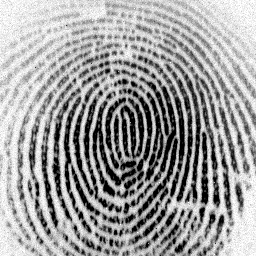
%> input picture fingerprint1.bmp, 256 x 256 px
$ octave fprec.m   (GNU Octave 9; MATLAB toolbox functions it lacks are replaced by stand-ins)
%> lines starting %> are read from the running program, lines starting %| are printed output that depends on the picture; in (x1, y1, x2, y2) boxes, pixels count from 0 and x2, y2 are one past the last pixel; in counts of white or black regions, pixels touching at a corner belong together; the program's own positions count from 1
### centralizing.m
function [Outputprint,XofCenter,YofCenter] = centralizing(fingerprint,ctrl)
%中心化，滤波器需要
global immagine n_bands h_bands n_arcs h_radius h_lato n_sectors matrice filterpic

x=[-16:1:16];
y=[-16:1:16];
dimx=size(x,2);%33
dimy=size(y,2);%33
% 滤波器参数
varianza=sqrt(55);
ordine=1;
gamma=2;
filtro_core=zeros(dimx,dimy);
filtro_delta=zeros(dimx,dimy);
for ii=1:dimx
    for jj=1:dimy
        esponente=exp(-(x(ii)^2+y(jj)^2)/(2*varianza^2));
        fattore=x(ii)+i*y(jj);
        filtro_core(ii,jj)=esponente*fattore^ordine;
        fattore=x(ii)-i*y(jj);
        filtro_delta(ii,jj)=esponente*fattore^ordine;
    end
end
%------------------------------------
%------------高斯低通滤波器-----------
%------------------------------------
x=[-16:1:16];
y=[-16:1:16];
dimx=size(x,2);
dimy=size(y,2);
varianza=sqrt(1.2);
filtro=zeros(dimx,dimy);
for ii=1:dimx
    for jj=1:dimy
        esponente=exp(-(x(ii)^2+y(jj)^2)/(2*varianza^2));
        filtro(ii,jj)=esponente;
    end
end
% 归一化
filtro=filtro/sum(sum(filtro));
%------------------------------------
img=fingerprint;
img=double(img);
%------------------------------------
[gx,gy]=gradient(img); %差分图
num=(gx+i*gy).^2;
den=abs((gx+i*gy).^2);
pos=find(den);
num(pos)=num(pos)./den(pos);
z=zeros(size(img,1),size(img,2));
z(pos)=num(pos);
pos=find(den==0);
z(pos)=1;%找点

filterpic=z;
%imshow(z)
angle=0;
bxv=8;
byv=8;
bxc=64;
byc=64;
soglia_var=20;
dimseclose=10;  % 闭运算
dimseerode=44;  % 腐蚀
maxcore=200;    % 扫描中的最大特征点数
[dimx,dimy]=size(fingerprint);%dimx dimy分别为图像的宽度和高度
%---------------------------
temp=z;%找点
[temp,dimxt,dimyt]=mirror(temp);
z_f=conv2fft(temp,filtro_core,'same');
z_f=recrop(z_f,dimxt,dimyt);
z_f=abs(z_f);


%---------------------------
%----------------------------
% resize--------------------
imgd=double(fingerprint);
dimxr=dimx-mod(dimx,bxv);
dimyr=dimy-mod(dimy,byv);
imgr=imgd(1:dimxr,1:dimyr);
%---------------------------
nbx=dimxr/bxv;
nby=dimyr/byv;
mat_var=zeros(dimxr,dimyr);
for ii=1:nbx
    for jj=1:nby
        blocco=imgr((ii-1)*bxv+1:ii*bxv,(jj-1)*byv+1:jj*byv);
        media=sum(sum(blocco))/(bxv*byv);
        varianza=1/(bxv*byv)*sum(sum(abs(media.^2-blocco.^2)));
        mat_var((ii-1)*bxv+1:ii*bxv,(jj-1)*byv+1:jj*byv)=sqrt(varianza);
    end
end
mat_ok=zeros(dimxr,dimyr);
pos=find(mat_var>soglia_var);
mat_ok(pos)=1;
mat_ok(dimx,dimy)=0;
mat_ok=imclose(mat_ok,ones(dimseclose));
mat_ok=imerode(mat_ok,ones(dimseerode));

%--------------------------------------------------------------------------
dimxr=dimx-mod(dimx,bxc);
dimyr=dimy-mod(dimy,byc);
imgr=imgd(1:dimxr,1:dimyr);
matrice_finale=z_f.*mat_ok;
%--------------------------------------------------------------------------
[massimo_vettore,posizione_vettore]=max(matrice_finale);
[massimo,posizione]=max(massimo_vettore);
y_max=posizione;
x_max=posizione_vettore(posizione);

XofCenter=y_max;
YofCenter=x_max;
Outputprint=zeros(50);

### mirror.m
function [out,dimxt,dimyt]=mirror(in)
% 镜像
[dimxt,dimyt]=size(in);

in_memo=in;

extx=20;
exty=20;

out=zeros(dimxt+2*extx,dimyt+2*exty);
out(extx+1:extx+dimxt,exty+1:exty+dimyt)=in_memo;

for ii=1:extx
    out(extx-ii+1,:)=out(extx+ii,:);
    out(extx+dimxt+ii,:)=out(extx+dimxt-ii+1,:);
end

for ii=1:exty
    out(:,exty-ii+1)=out(:,exty+ii);
    out(:,exty+dimyt+ii)=out(:,exty+dimyt-ii+1);
end

### conv2fft.m
function [out] = conv2fft(z1,z2,shape,shape2)
%CONV2FFT

if ((nargin==3)&&(isa(shape,'char')))
    if strcmp(shape,'same')
        z1x=size(z1,1);
        z1y=size(z1,2);
        z2x=size(z2,1);
        z2y=size(z2,2);

        if any(any(imag(z1)))||any(any(imag(z2)))
            out=(ifft2(fft2(z1,z1x+z2x-1,z1y+z2y-1).*fft2(z2,z1x+z2x-1,z1y+z2y-1)));
        else
            out=real(ifft2(fft2(z1,z1x+z2x-1,z1y+z2y-1).*fft2(z2,z1x+z2x-1,z1y+z2y-1)));
        end


        px=((z2x-1)+mod((z2x-1),2))/2;
        py=((z2y-1)+mod((z2y-1),2))/2;

        out=out(px+1:px+z1x,py+1:py+z1y);
        return;
    end

    if strcmp(shape,'full')
        z1x=size(z1,1);
        z1y=size(z1,2);
        z2x=size(z2,1);
        z2y=size(z2,2);

        if any(any(imag(z1)))||any(any(imag(z2)))
            out=(ifft2(fft2(z1,z1x+z2x-1,z1y+z2y-1).*fft2(z2,z1x+z2x-1,z1y+z2y-1)));
        else
            out=real(ifft2(fft2(z1,z1x+z2x-1,z1y+z2y-1).*fft2(z2,z1x+z2x-1,z1y+z2y-1)));
        end

        return;
    end

    if strcmp(shape,'valid')
        z1x=size(z1,1);
        z1y=size(z1,2);
        z2x=size(z2,1);
        z2y=size(z2,2);
        if ((z1x<z2x)||(z1y<z2y))
            out=[];
            return;
        else
        end
        if any(any(imag(z1)))||any(any(imag(z2)))
            out=(ifft2(fft2(z1,z1x+z2x-1,z1y+z2y-1).*fft2(z2,z1x+z2x-1,z1y+z2y-1)));
        else
            out=real(ifft2(fft2(z1,z1x+z2x-1,z1y+z2y-1).*fft2(z2,z1x+z2x-1,z1y+z2y-1)));
        end

        px=z2x;
        py=z2y;

        out=out(px:px+z1x-z2x,py:py+z1y-z2y);
        return;
    end
end
%--------------------------------------------------------------------------

if (nargin==2)
    z1x=size(z1,1);
    z1y=size(z1,2);
    z2x=size(z2,1);
    z2y=size(z2,2);

    if any(any(imag(z1)))||any(any(imag(z2)))
        out=(ifft2(fft2(z1,z1x+z2x-1,z1y+z2y-1).*fft2(z2,z1x+z2x-1,z1y+z2y-1)));
    else
        out=real(ifft2(fft2(z1,z1x+z2x-1,z1y+z2y-1).*fft2(z2,z1x+z2x-1,z1y+z2y-1)));
    end

    return;
end
%--------------------------------------------------------------------------

if (isa(shape,'double'))
    %--------------------------

    if (nargin==3)
        a=shape;
        c=z1;
        r=z2;

        [ax,ay]=size(a);
        [rx,ry]=size(r);
        [cx,cy]=size(c);

        if size(convfft(a(1,:),r),1)==1
            for ii=1:ax
                y2(ii,:)=convfft(a(ii,:),r);
            end
        else
            for ii=1:ax
                y2(ii,:)=convfft(a(ii,:),r)';
            end
        end

        [y2x,y2y]=size(y2);
        if size(convfft(y2(:,1),c),1)==1
            for ii=1:y2y
                y3(:,ii)=convfft(y2(:,ii),c)';
            end
        else
            for ii=1:y2y
                y3(:,ii)=convfft(y2(:,ii),c);
            end
        end


        out=y3;
        return;
    end
    %-------------------------
    if (nargin==4)
        a=shape;
        c=z1;
        r=z2;

        [ax,ay]=size(a);
        [rx,ry]=size(r);
        [cx,cy]=size(c);

        if cx==1
            dimx=cy;
        else
            dimx=cx;
        end
        if rx==1
            dimy=ry;
        else
            dimy=rx;
        end


        if size(convfft(a(1,:),r),1)==1
            for ii=1:ax
                y2(ii,:)=convfft(a(ii,:),r);
            end
        else
            for ii=1:ax
                y2(ii,:)=convfft(a(ii,:),r)';
            end
        end

        [y2x,y2y]=size(y2);

        if size(convfft(y2(:,1),c),1)==1
            for ii=1:y2y
                y3(:,ii)=convfft(y2(:,ii),c)';
            end
        else
            for ii=1:y2y
                y3(:,ii)=convfft(y2(:,ii),c);
            end
        end

        out=y3;

        [outx,outy]=size(out);
        %---------------------------------------------
        if strcmp(shape2,'full')
            return;
        end
        %---------------------------------------------
        if strcmp(shape2,'valid')
            lx=ax-dimx+1;
            ly=ay-dimy+1;
            if (dimx>outx)||(dimy>outy)||(dimx+lx-1>outx)||(dimy+ly-1>outy)
                out=[];
                return;
            else
                out=out(dimx:dimx+lx-1,dimy:dimy+ly-1);
                return;
            end
        end
        %---------------------------------------------
        if strcmp(shape2,'same')
            lx=ax;
            ly=ay;
            px=((dimx-1)+mod((dimx-1),2))/2;
            py=((dimy-1)+mod((dimy-1),2))/2;

            out=out(px+1:px+ax,py+1:py+ay);
            return;
        end
        %---------------------------------------------

    end
    %-------------------------
end

### cropping.m
function [CroppedPrint] = cropping(XofCenter,YofCenter,CentralizedPrint)
%图像分割
global immagine n_bands h_bands n_arcs h_radius h_lato n_sectors matrice


N = h_lato;
M=size(CentralizedPrint,1);

imgN=size(CentralizedPrint,1);
imgM=size(CentralizedPrint,2);

if (YofCenter-floor(N/2)<1)||(YofCenter+floor(N/2)>imgN)||(XofCenter-floor(N/2)<1)||(XofCenter+floor(N/2)>imgM)
    temp=zeros(imgN+2*h_lato,imgM+2*h_lato);
    temp(h_lato+1:h_lato+imgN,h_lato+1:h_lato+imgM)=CentralizedPrint;
    CroppedPrint=temp(YofCenter-floor(N/2)+h_lato:YofCenter+floor(N/2)+h_lato,XofCenter-floor(N/2)+h_lato:XofCenter+floor(N/2)+h_lato);
 %   figure('Name','CroppedPrint');
 %   imshow(CroppedPrint);
    return;
else
    CroppedPrint=CentralizedPrint(YofCenter-floor(N/2):YofCenter+floor(N/2),XofCenter-floor(N/2):XofCenter+floor(N/2));
 %   figure('Name','CroppedPrint');
 %   imshow(CroppedPrint);
    return;
end

### sector_norm.m
function [disk,vector] = sector_norm( image , mode )
%图像归一化
global immagine n_bands h_bands n_arcs h_radius h_lato n_sectors matrice

% 裁剪后图片为 (175 x 175)
N=h_lato;
% 集合数目
M=n_sectors+2;

size_m=N*N;


mean_s=zeros(M,1);
varn_s=zeros(M,1);
num_s=zeros(M,1);
image1=zeros(h_lato);
Mo=100;
Vo=100;

%mod 0

if mode==0
    for ( i=1:1:size_m)

        tmp=matrice(i);
        tmp=tmp+1;

        mean_s(tmp)= mean_s(tmp)+image(i);
        num_s(tmp)=num_s(tmp)+1;

    end
    for (i=1:1:M)
        mean_s(i)=mean_s(i)/num_s(i);
    end
    for ( i=1:1:size_m)
        tmp=matrice(i);

        tmp=tmp+1;

        varn_s(tmp)= varn_s(tmp) + (image(i)- mean_s(tmp))^2;

    end
    for (i=1:1:M)
        varn_s(i)= varn_s(i) / num_s(i);
    end
    for ( i=1:1:size_m)
        tmp=matrice(i);

        tmp=tmp+1;
        if (abs(varn_s(tmp))>1)
            if ((image(i) - mean_s(tmp))<0)
                image1(i)=Mo - (Vo/varn_s(tmp)*((image(i) - mean_s(tmp))^2))^0.5;
            else
                image1(i)=Mo + (Vo/varn_s(tmp)*((image(i) - mean_s(tmp))^2))^0.5;
            end
        else
            image1(i)=Mo;
        end
    end
    disk=image1;
    vector=varn_s;
end

%mode 1

if mode==1
    for ( i=1:1:size_m)

        tmp=matrice(i);
        tmp=tmp+1;

        mean_s(tmp)= mean_s(tmp)+image(i);
        num_s(tmp)=num_s(tmp)+1;

    end
    for (i=1:1:M)
        mean_s(i)=mean_s(i)/num_s(i);
    end
    for ( i=1:1:size_m)
        tmp=matrice(i);

        tmp=tmp+1;

        varn_s(tmp)= varn_s(tmp) + (image(i)- mean_s(tmp))^2;

    end
    for (i=1:1:M)
        varn_s(i)= varn_s(i) / num_s(i);
    end
    for (i=1:1:size_m)
        tmp=matrice(i);

        tmp=tmp+1;
        image1(i)=varn_s(tmp);
    end
    vettore=zeros(M,1);
    for ( i=1:1:size_m)
        tmp=matrice(i);

        tmp=tmp+1;

        vettore(tmp)= vettore(tmp) + abs(image(i)- mean_s(tmp));

    end
    for (i=1:1:M)
        vettore(i)=vettore(i)/num_s(i);
    end
    disk=image1;
    vector=vettore;
end

### gabor2d_sub.m
function [gaborp_2d]=gabor2d_sub(angle,num_disk)
%gabor滤波器参数计算
global immagine n_bands h_bands n_arcs h_radius h_lato n_sectors matrice


variance=32;
k=10;

x=cos(angle*pi/num_disk);
y=sin(angle*pi/num_disk);
w=(2*pi)/k;

p=0;
m=0;
for (i=-16:1:16)
   p=p+1;
   sinp(p)=i*y;
   cosp(p)=i*x;
   for (j=-16:1:16)
      m=m+1;
      x_s(m)=i;
      y_s(m)=j;
   end
end

p=0;
for (j=1:1:33)
   for (i=1:1:33)
      p=p+1;
      xx(p)=sinp(i)+cosp(j);
      yy(p)=cosp(i)-sinp(j);
      gaborp(p)=1*exp(-((xx(p)*xx(p))+(yy(p)*yy(p)))/variance)*cos(w*xx(p));
      gaborp_2d(i,j)=gaborp(p);
   end
end

### whichsector.m
function [sector_num] = whichsector(index)

global immagine n_bands h_bands n_arcs h_radius h_lato n_sectors matrice

length = h_lato;
x = rem( index , length );
y = floor(index / length);

x = x - floor(length / 2);
y = y - floor(length / 2);

rad = (x*x) + (y*y);
if rad < (h_radius*h_radius)
    sector_num = (n_sectors-1)+1;
    sector_num;
    return
end

if rad >= (h_bands*n_bands+h_radius)^2
    sector_num = (n_sectors-1)+2;
    sector_num;
    return
end

if x ~= 0
    theta = atan( y / x );
else
    if y > 0
        theta = pi/2;
    else
        theta = -pi/2;
    end
end

if x < 0
    theta = theta + pi;
else
    if theta < 0
        theta = theta + 2*pi;
    end
end

if theta < 0
    theta = theta + 2*pi;
end

r = floor(rad ^ 0.5);
ring = floor(( r-h_radius )/h_bands);
arc = floor(theta /(2*pi/n_arcs));

sector_num = ring * n_arcs + arc;

### recrop.m
function [out]=recrop(in,dimxt,dimyt)
% recroppping

extx=20;
exty=20;

out=in(extx+1:extx+dimxt,exty+1:exty+dimyt);

### fprec.m
 % 输入为 256 x 256 image 8-bit grayscale
clear;
clc;
close all;
global immagine n_bands h_bands n_arcs h_radius h_lato n_sectors matrice num_disk filterpic


n_bands=4;
h_bands=20;
n_arcs=16;
h_radius=12;
h_lato=h_radius+(n_bands*h_bands*2)+16;
if mod(h_lato,2)==0
    h_lato=h_lato-1;
end
n_sectors=n_bands*n_arcs;
matrice=zeros(h_lato);
for ii=1:(h_lato*h_lato)
    matrice(ii)=whichsector(ii);
end
num_disk=8;
% 1--> 添加数据库
% 0--> 识别
%ok=0;
chos=0;
possibility=5;

%messaggio='Insert the number of set: each set determins a class. This set should include a number of images for each person, with some variations in expression and in the lighting.';
while chos~=possibility,
    chos=menu('指纹识别系统','选择图片添加至数据库','选择图片进行指纹识别','删除数据库',...
       'Garbor滤波器','退出'); %'指纹图片显示'
%> the answer given: 1
    %--------------------------------------------------------------------------
    %--------------------------------------------------------------------------
    %--------------------------------------------------------------------------
    % 计算指纹特征值并添加至数据库
    if chos==1
        clc;
        close all;
        selezionato=0;
        while selezionato==0
            [namefile,pathname]=uigetfile({'*.bmp;*.tif;*.tiff;*.jpg;*.jpeg;*.gif','IMAGE Files (*.bmp,*.tif,*.tiff,*.jpg,*.jpeg,*.gif)'},'Chose GrayScale Image');
%> the answer given: fingerprint1.bmp
            if namefile~=0
                [img,map]=imread(strcat(pathname,namefile));
%> img is the input picture: size 256x256 uint8; min 0, max 255, mean 160.1
%> map = 256 rows, first 12: [0 0 0; 0.00392 0.00392 0.00392; 0.00784 0.00784 0.00784; 0.0118 0.0118 0.0118; 0.0157 0.0157 0.0157; 0.0196 0.0196 0.0196; 0.0235 0.0235 0.0235; 0.0275 0.0275 0.0275; 0.0314 0.0314 0.0314; 0.0353 0.0353 0.0353; 0.0392 0.0392 0.0392; 0.0431 0.0431 0.0431]
                selezionato=1;
            else
              disp('请选择灰度图像');
            end
        end

        immagine=double(img);%图片加载

        if isa(img,'uint8') %判断灰度图像的位数
            graylevmax=2^8-1;
        end
        if isa(img,'uint16') %判断灰度图像的位数
            graylevmax=2^16-1;
        end
        if isa(img,'uint32') %判断灰度图像的位数
            graylevmax=2^32-1;
        end


        fingerprint = immagine;%指纹图像

        N=h_lato;

        [BinarizedPrint,XofCenter,YofCenter]=centralizing(fingerprint,0);
%> in centralizing, `pos=find(den);`: pos = 64604 values from 1 to 65536
%> in centralizing, `pos=find(den==0);`: pos = 932 values from 16 to 65521
%> in centralizing, `[temp,dimxt,dimyt]=mirror(temp);`: dimxt = 256
%> after the loop in centralizing, `for ii=1:nbx`:
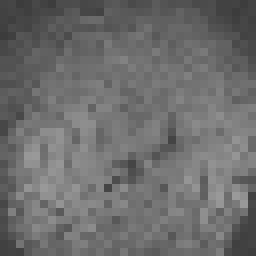
%> mat_var: size 256x256 double; min 60.18, max 154.3, mean 108.9
%> in centralizing, `pos=find(mat_var>soglia_var);`: pos = 65536 values from 1 to 65536
%> in centralizing, `mat_ok(dimx,dimy)=0;`:
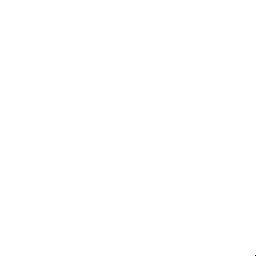
%> mat_ok: size 256x256 double; values 0 (black) and 1 (white), 100% white; black in thin lines or dots, all inside (x1, y1, x2, y2) = (255, 255, 256, 256)
%> in centralizing, `[massimo_vettore,posizione_vettore]=max(matrice_finale);`: massimo_vettore = 256 values, max 1048.1 at index 122, min 186.4 at index 2, mean 444.3; posizione_vettore = 256 values, max 243 at index 13, min 66 at index 169, mean 166
%> in centralizing, `[massimo,posizione]=max(massimo_vettore);`: massimo = 1048.1; posizione = 122
%> in centralizing, `x_max=posizione_vettore(posizione);`: x_max = 110
%> in centralizing, `XofCenter=y_max;`: XofCenter = 122
%> in centralizing, `YofCenter=x_max;`: YofCenter = 110
%> BinarizedPrint: size 50x50 double; every value is 0
%> XofCenter = 122; YofCenter = 110
        [CroppedPrint]=cropping(XofCenter,YofCenter,fingerprint);%裁剪

        figure('name','加载图像信息');
        subplot(131)
        imshow(img);
        title('原始指纹图片')
        subplot(132)
        imshow(CroppedPrint);
        title('二值指纹裁剪图片')
        subplot(133)
        imshow(filterpic);
        title('滤波后图片')
        [NormalizedPrint,vector]=sector_norm(CroppedPrint,0);%归一化
%> after the loop in sector_norm, `for ( i=1:1:size_m)`: mean_s = 66 values, max 1370193 at index 66, min 12742 at index 2, mean 73538.5; num_s = 66 values, max 8408 at index 66, min 162 at index 4, mean 529.8
%> after the loop in sector_norm, `for (i=1:1:M)`: mean_s = 66 values, max 195.6 at index 57, min 70.33 at index 35, mean 125.9
%> after the loop in sector_norm, `for ( i=1:1:size_m)`: varn_s = 66 values, max 47665239.5 at index 66, min 469516.4 at index 10, mean 2630028.1
%> after the loop in sector_norm, `for (i=1:1:M)`: varn_s = 66 values, max 8482.3 at index 46, min 1050.9 at index 57, mean 5026.1
%> in sector_norm, `vector=varn_s;`: vector has the same summary as varn_s
%> vector has the same summary as varn_s in sector_norm

        for (angle=0:1:num_disk-1)  %num_dist 8
            gabor=gabor2d_sub(angle,num_disk);
            ComponentPrint=conv2fft(NormalizedPrint,gabor,'same');%garbor滤波
            [disk,vector]=sector_norm(ComponentPrint,1);
            finger_code1{angle+1}=vector(1:n_sectors);%提取特征
        end
%> after the loop, finger_code1 = 8 items

        img=imrotate(img,180/(num_disk*2));%旋转
%> img: size 302x302 uint8
        fingerprint=double(img);

        [BinarizedPrint,XofCenter,YofCenter]=centralizing(fingerprint,0);
%> call 2 of centralizing, with ctrl = 0
%> in centralizing (call 2), `pos=find(den);`: pos = 65651 values from 51 to 91154
%> in centralizing (call 2), `pos=find(den==0);`: pos = 25553 values from 1 to 91204
%> in centralizing (call 2), `[temp,dimxt,dimyt]=mirror(temp);`: dimxt = 302
%> after the loop in centralizing (call 2), `for ii=1:nbx`:
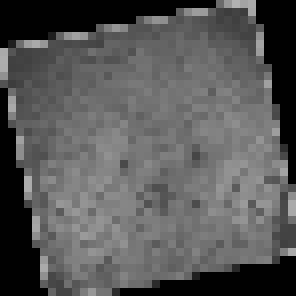
%> mat_var: size 296x296 double; min 0, max 177.8, mean 88
%> in centralizing (call 2), `pos=find(mat_var>soglia_var);`: pos = 68992 values from 49 to 87576
%> in centralizing (call 2), `matrice_finale=z_f.*mat_ok;`:
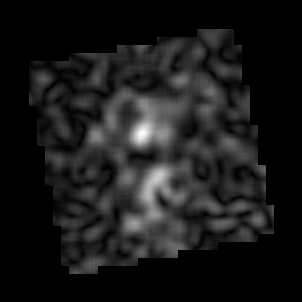
%> matrice_finale: size 302x302 double; min 0, max 914.1, mean 92.4; drawn with min black and max white
%> in centralizing (call 2), `[massimo_vettore,posizione_vettore]=max(matrice_finale);`: massimo_vettore = 302 values, max 914.1 at index 142, min 0 at index 1, mean 317; posizione_vettore = 302 values, max 274 at index 71, min 1 at index 1, mean 130.5
%> in centralizing (call 2), `[massimo,posizione]=max(massimo_vettore);`: massimo = 914.1; posizione = 142
%> in centralizing (call 2), `x_max=posizione_vettore(posizione);`: x_max = 134
%> in centralizing (call 2), `XofCenter=y_max;`: XofCenter = 142
%> in centralizing (call 2), `YofCenter=x_max;`: YofCenter = 134
%> XofCenter = 142; YofCenter = 134
        [CroppedPrint]=cropping(XofCenter,YofCenter,fingerprint);
%> call 2 of cropping, with XofCenter = 142, YofCenter = 134
%> in cropping (call 2), `CroppedPrint=CentralizedPrint(YofCenter-floor(N/2):YofCenter+floor(N/2..`:
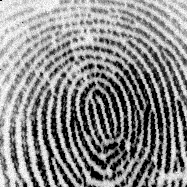
%> CroppedPrint: size 187x187 double; min 0, max 255, mean 140.4
        [NormalizedPrint,vector]=sector_norm(CroppedPrint,0);
%> after the loop in sector_norm (call 10), `for ( i=1:1:size_m)`: mean_s = 66 values, max 1427935 at index 66, min 12184 at index 4, mean 74406.6
%> after the loop in sector_norm (call 10), `for (i=1:1:M)`: mean_s = 66 values, max 200.5 at index 57, min 71.67 at index 3, mean 126.2
%> after the loop in sector_norm (call 10), `for ( i=1:1:size_m)`: varn_s = 66 values, max 42254781.5 at index 66, min 441479.4 at index 10, mean 2535432.8
%> after the loop in sector_norm (call 10), `for (i=1:1:M)`: varn_s = 66 values, max 8373.2 at index 47, min 799.6 at index 57, mean 4983.2
%> after the loop in sector_norm (call 10), `for ( i=1:1:size_m)`:
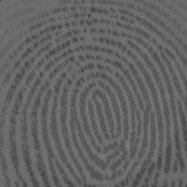
%> image1: size 187x187 double; min 61.64, max 121.1, mean 100
%> in sector_norm (call 10), `vector=varn_s;`: vector has the same summary as varn_s
%> vector has the same summary as varn_s in sector_norm

        for (angle=0:1:num_disk-1)
            gabor=gabor2d_sub(angle,num_disk);
            ComponentPrint=conv2fft(NormalizedPrint,gabor,'same');%garbor滤波
            [disk,vector]=sector_norm(ComponentPrint,1);
            finger_code2{angle+1}=vector(1:n_sectors);%提取特征
        end
%> this loop made 8 passes
%> pass 2, in conv2fft (call 12), `out=real(ifft2(fft2(z1,z1x+z2x-1,z1y+z2y-1).*fft2(z2,z1x+z2x-1,z1y+z2y..`:
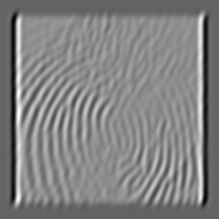
%> out: size 219x219 double; min -1028.3, max 1598.8, mean 311.6; drawn with min black and max white
%> after the loop, finger_code2 = 8 items
        % 加载指纹数据至数据库
        if (exist('fp_database.dat')==2)%已存在
            load('fp_database.dat','-mat');
            fp_number=fp_number+1;
            data{fp_number,1}=finger_code1;%保存新数据
            data{fp_number,2}=finger_code2;%保存新数据
            save('fp_database.dat','data','fp_number','-append');
        else
            fp_number=1;
            data{fp_number,1}=finger_code1;
            data{fp_number,2}=finger_code2;
            save('fp_database.dat','data','fp_number');
        end

        message=strcat('指纹数据加载，编号为',num2str(fp_number));
        msgbox(message,'指纹数据库');
    end
    %--------------------------------------------------------------------------
    %--------------------------------------------------------------------------
    %--------------------------------------------------------------------------
    % 指纹识别
    if chos==2
        clc;
        close all;
        selezionato=0;
        while selezionato==0 %读取文件
            [namefile,pathname]=uigetfile({'*.bmp;*.tif;*.tiff;*.jpg;*.jpeg;*.gif','IMAGE Files (*.bmp,*.tif,*.tiff,*.jpg,*.jpeg,*.gif)'},'Chose GrayScale Image');
            if namefile~=0
                [img,map]=imread(strcat(pathname,namefile));
                selezionato=1;
            else
                disp('选择灰度图片');
            end
        end

        immagine=double(img);

        if isa(img,'uint8')
            graylevmax=2^8-1;
        end
        if isa(img,'uint16')
            graylevmax=2^16-1;
        end
        if isa(img,'uint32')
            graylevmax=2^32-1;
        end

        fingerprint = immagine;

        N=h_lato;

        [BinarizedPrint,XofCenter,YofCenter]=centralizing(fingerprint,0);%中心化
        [CroppedPrint]=cropping(XofCenter,YofCenter,fingerprint);%裁剪
        [NormalizedPrint,vector]=sector_norm(CroppedPrint,0);%归一化

        figure('Name','匹配图像信息');
        subplot(131)
        imshow(img);
        title('匹配指纹图片')
        subplot(132)
        imshow(CroppedPrint);
        title('二值指纹裁剪图片')
        subplot(133)
        imshow(filterpic);
        title('滤波后图片')

        vettore_in=zeros(num_disk*n_sectors,1);
        for (angle=0:1:num_disk-1)
            gabor=gabor2d_sub(angle,num_disk);
            ComponentPrint=conv2fft(NormalizedPrint,gabor,'same');
%> (the run ends here)
